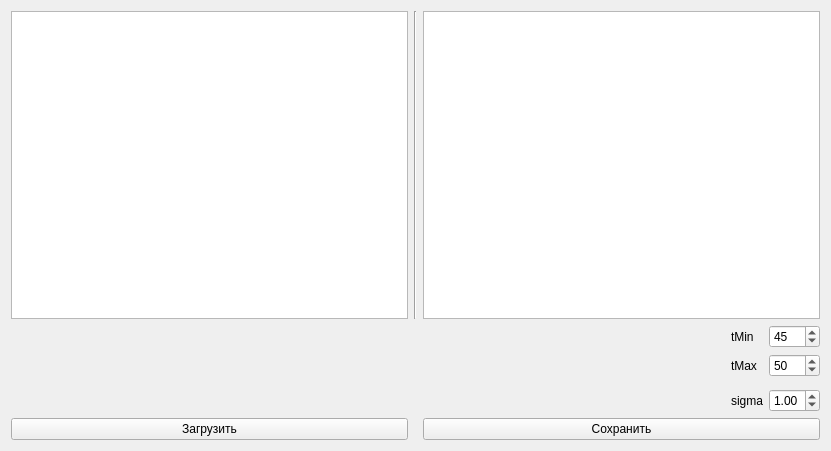
<?xml version="1.0" encoding="UTF-8"?>
<ui version="4.0">
 <class>CannyWidget</class>
 <widget class="QWidget" name="CannyWidget">
  <property name="geometry">
   <rect>
    <x>0</x>
    <y>0</y>
    <width>831</width>
    <height>451</height>
   </rect>
  </property>
  <property name="windowTitle">
   <string>Canny Detection Algorithm</string>
  </property>
  <layout class="QGridLayout" name="gridLayout">
   <item row="2" column="0">
    <widget class="QPushButton" name="load">
     <property name="text">
      <string>Загрузить</string>
     </property>
    </widget>
   </item>
   <item row="0" column="1">
    <widget class="Line" name="line">
     <property name="orientation">
      <enum>Qt::Vertical</enum>
     </property>
    </widget>
   </item>
   <item row="0" column="0">
    <widget class="QGraphicsView" name="input">
     <property name="dragMode">
      <enum>QGraphicsView::ScrollHandDrag</enum>
     </property>
     <property name="viewportUpdateMode">
      <enum>QGraphicsView::SmartViewportUpdate</enum>
     </property>
    </widget>
   </item>
   <item row="2" column="2">
    <widget class="QPushButton" name="save">
     <property name="text">
      <string>Сохранить</string>
     </property>
    </widget>
   </item>
   <item row="0" column="2">
    <widget class="QGraphicsView" name="output">
     <property name="dragMode">
      <enum>QGraphicsView::ScrollHandDrag</enum>
     </property>
     <property name="viewportUpdateMode">
      <enum>QGraphicsView::SmartViewportUpdate</enum>
     </property>
    </widget>
   </item>
   <item row="1" column="0" colspan="3">
    <layout class="QGridLayout" name="gridLayout_2">
     <item row="0" column="2">
      <widget class="QSpinBox" name="tMin">
       <property name="maximum">
        <number>255</number>
       </property>
       <property name="value">
        <number>45</number>
       </property>
      </widget>
     </item>
     <item row="1" column="2">
      <widget class="QSpinBox" name="tMax">
       <property name="maximum">
        <number>255</number>
       </property>
       <property name="value">
        <number>50</number>
       </property>
      </widget>
     </item>
     <item row="0" column="1">
      <widget class="QLabel" name="label">
       <property name="text">
        <string>tMin</string>
       </property>
      </widget>
     </item>
     <item row="1" column="1">
      <widget class="QLabel" name="label_2">
       <property name="text">
        <string>tMax</string>
       </property>
      </widget>
     </item>
     <item row="3" column="1">
      <widget class="QLabel" name="label_3">
       <property name="text">
        <string>sigma</string>
       </property>
      </widget>
     </item>
     <item row="3" column="2">
      <widget class="QDoubleSpinBox" name="sigma">
       <property name="maximum">
        <double>3.000000000000000</double>
       </property>
       <property name="singleStep">
        <double>0.010000000000000</double>
       </property>
       <property name="value">
        <double>1.000000000000000</double>
       </property>
      </widget>
     </item>
     <item row="0" column="0" rowspan="4">
      <spacer name="horizontalSpacer">
       <property name="orientation">
        <enum>Qt::Horizontal</enum>
       </property>
       <property name="sizeHint" stdset="0">
        <size>
         <width>40</width>
         <height>20</height>
        </size>
       </property>
      </spacer>
     </item>
    </layout>
   </item>
  </layout>
 </widget>
 <resources/>
 <connections>
  <connection>
   <sender>load</sender>
   <signal>clicked()</signal>
   <receiver>CannyWidget</receiver>
   <slot>loadInputImage()</slot>
   <hints>
    <hint type="sourcelabel">
     <x>186</x>
     <y>442</y>
    </hint>
    <hint type="destinationlabel">
     <x>203</x>
     <y>309</y>
    </hint>
   </hints>
  </connection>
  <connection>
   <sender>save</sender>
   <signal>clicked()</signal>
   <receiver>CannyWidget</receiver>
   <slot>saveOutputImage()</slot>
   <hints>
    <hint type="sourcelabel">
     <x>631</x>
     <y>434</y>
    </hint>
    <hint type="destinationlabel">
     <x>629</x>
     <y>449</y>
    </hint>
   </hints>
  </connection>
 </connections>
 <slots>
  <slot>loadInputImage()</slot>
  <slot>saveOutputImage()</slot>
 </slots>
</ui>
